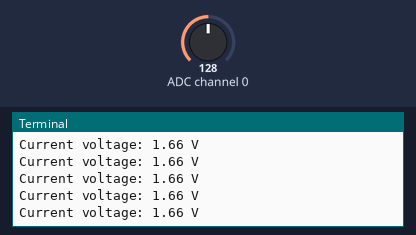
Recording of a program running on a simulated Raspberry Pi (header pin numbers). On the bench: the last lines printed to the terminal. The test bench sets the inputs (shaded band); at power-on: ADC channel 0 = 128 (analog values on the 0–255 scale). Library files of the repository ran but are not shown: ADC0832.py.

Above: at 1.2 s.
1.3 s: ADC channel 0 set to 178
At 1.57 s:
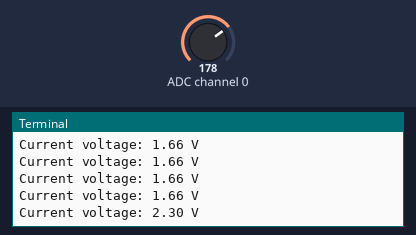
2.8 s: ADC channel 0 set to 224
At 2.98 s:
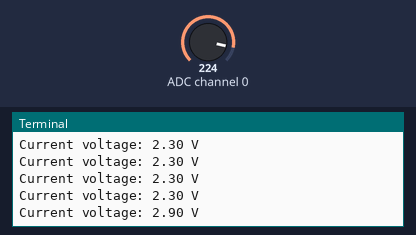
Timing chart, 0 to 5.8 s (numbered marks = the images above; inputs shaded):
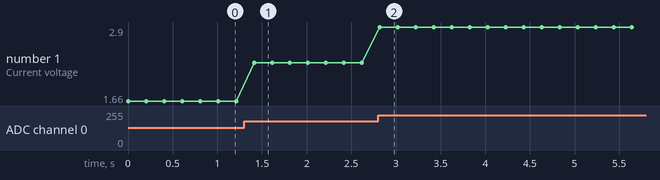

The program:

14_voltmeter.py
```python
#!/usr/bin/env python
import ADC0832
import time

def init():
	ADC0832.setup()

def loop():
	while True:
		res = ADC0832.getResult()
		v = res * (3.3 / 255)
		print 'Current voltage: %.2f V' % v
		time.sleep(0.2)

if __name__ == '__main__':
	init()
	try:
		loop()
	except KeyboardInterrupt:
		ADC0832.destroy()
		print 'The end !'
```

Measured:
- after the input at 1.3 s, the terminal: prints a new line after 0.11 s (image 1)
- after the input at 2.8 s, the terminal: prints a new line at once (image 2)
- plotted number 1: 1.66 → 2.3 after the input at 1.3 s, 2.3 → 2.9 after the input at 2.8 s
